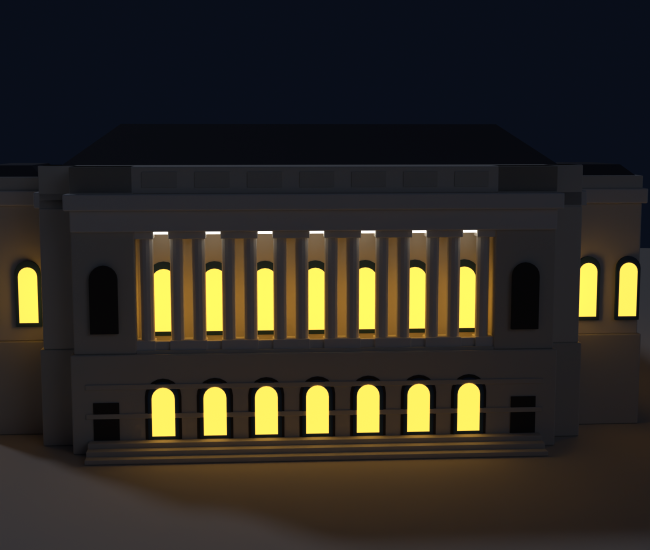
#> input picture artifacts/herbst-theatre/herbst-theatre-night-east.png, 1300 x 1100 px, given in place of herbst-theatre-north.png, which was not available (shown at 1/2 size)
$ python make_contact_sheet.py
#> lines starting #> are read from the running program, lines starting #| are printed output that depends on the picture; pictures that were not available may be replaced by others from this repository, and a replacement may not be noted
"""Compose the review renders into herbst-theatre-contact-sheet.png."""

from pathlib import Path

from PIL import Image, ImageDraw, ImageFont

HERE = Path(__file__).resolve().parent
BG = (237, 227, 209)
INK = (58, 52, 44)


def _font(size=34):
#> called with size = 34
    for p in ("/usr/share/fonts/truetype/dejavu/DejaVuSans-Bold.ttf",
              "/System/Library/Fonts/Supplemental/Arial Bold.ttf",
              "/System/Library/Fonts/Helvetica.ttc"):
        try:
            return ImageFont.truetype(p, size)
        except OSError:
            continue
    return ImageFont.load_default()


FONT = _font()
VIEWS = ["north", "east", "south", "west", "top", "aerial", "night", "night-east"]
LABELS = {
    # MIRRORED vs the Opera House twin: this building is NORTH of the court.
    "north": "NORTH (McAllister St flank)",
    "east": "EAST (Van Ness colonnade)",
    "south": "SOUTH (memorial court flank)",
    "west": "WEST (Franklin St rear)",
    "top": "TOP (roofscape)",
    "aerial": "AERIAL (app camera)",
    "night": "NIGHT (glow set)",
    "night-east": "NIGHT (entrance)",
}
COLS = 2
PAD = 40
LABEL_H = 56
CELL_W = 760


def load(view):
#> called with view = 'north'
    img = Image.open(HERE / f"herbst-theatre-{view}.png").convert("RGB")
    h = round(img.height * CELL_W / img.width)
#> h = 643
    return img.resize((CELL_W, h), Image.LANCZOS)
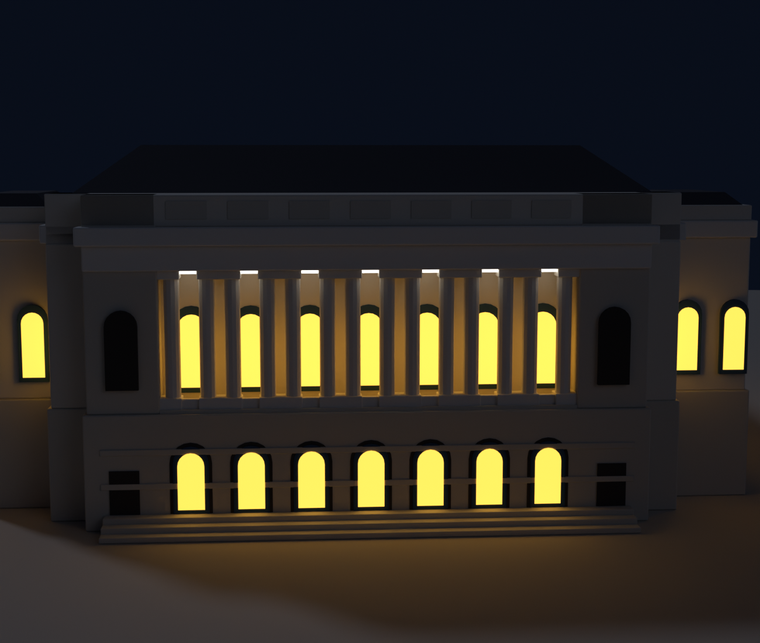
#> returned value: PIL image 760x643 RGB; mean R, G, B 45.6, 41.7, 34.1


def main():
    tiles = [load(v) for v in VIEWS]
#> call 2 of load, with view = 'east'
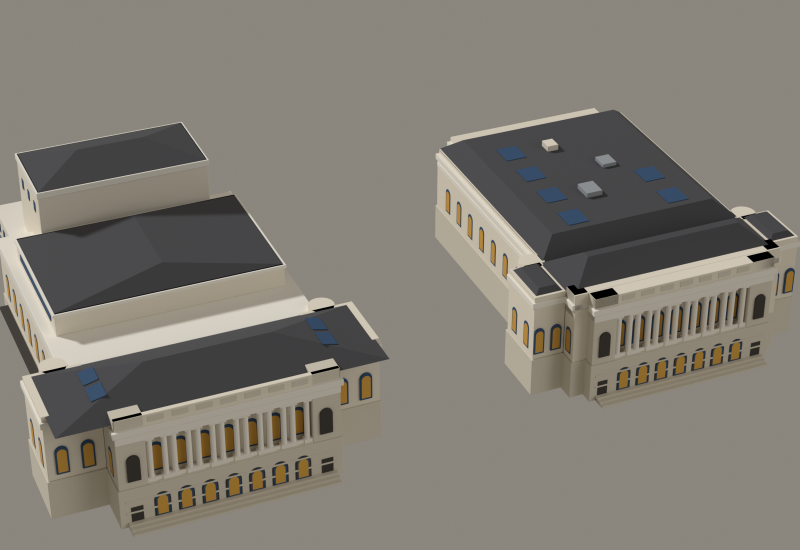
#> input picture artifacts/herbst-theatre/herbst-theatre-twin-aerial.png, 1600 x 1100 px, given in place of herbst-theatre-east.png, which was not available (shown at 1/2 size)
#> in load (call 2), `return img.resize((CELL_W, h), Image.LANCZOS)`:
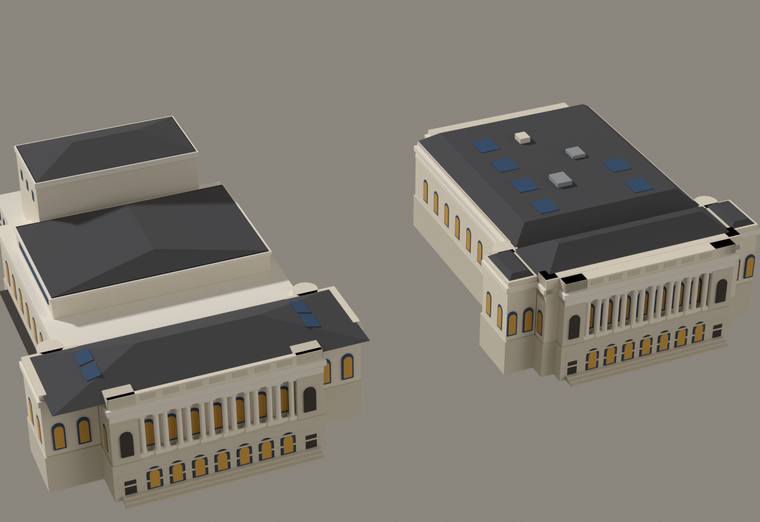
#> returned value: PIL image 760x522 RGB; mean R, G, B 128.3, 123.5, 114.8
    rows = [tiles[i : i + COLS] for i in range(0, len(tiles), COLS)]
    row_h = [LABEL_H + max(t.height for t in r) for r in rows]
    width = PAD + COLS * (CELL_W + PAD)
    height = PAD + sum(h + PAD for h in row_h)
    sheet = Image.new("RGB", (width, height), BG)
    draw = ImageDraw.Draw(sheet)

    y = PAD
    for ri, row in enumerate(rows):
        for ci, tile in enumerate(row):
            cx = PAD + ci * (CELL_W + PAD) + CELL_W // 2
            label = LABELS[VIEWS[ri * COLS + ci]]
            draw.text((cx, y + LABEL_H // 2), label, font=FONT, fill=INK, anchor="mm")
            sheet.paste(tile, (cx - tile.width // 2, y + LABEL_H))
        y += row_h[ri] + PAD

    out = HERE / "herbst-theatre-contact-sheet.png"
    sheet.save(out)
    print(f"[contact-sheet] {out}")


if __name__ == "__main__":
#> (the run stopped early here; a loop or call above may not have finished)
